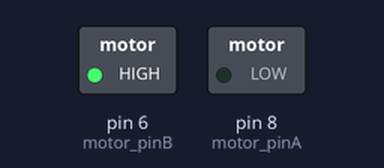
Simulated run of this sketch. Board: Arduino Uno, built with avr-gcc and run on an emulated ATmega328P. On the bench: switched loads named in the sketch (green lamp = pin HIGH). What the sketch prints to the serial monitor is not drawn.

Above: at 0.1 s.
Timing chart, 0 to 1.6 s (numbered marks = the images above):
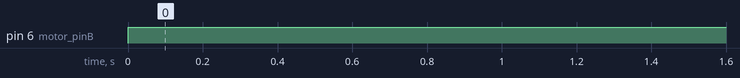

The sketch:

mada.ino
```cpp
#define motor_pinB 6
#define motor_pinA 8

//#define servo_pinB 5
//#define servo_pinA 7

//const int vibrationPin = 10;     // the number of the pushbutton pin

//int vibrationState = 0;

void setup() {
  Serial.begin(9600);
  //pinMode(vibrationPin, INPUT);

  pinMode(motor_pinB, OUTPUT);
  pinMode(motor_pinA, OUTPUT);
}

void loop() {

  //vibrationState = digitalRead(vibrationPin);
  //if (true || vibrationState == HIGH) {
    Serial.println("ONONONON");
    fullForward();
  //} else {
  //  stop();
  //}
}

//stop
void stop() {
  digitalWrite(motor_pinB, LOW);
  digitalWrite(motor_pinA, LOW);
  //delay(2000);
}

//full forward
void fullForward() {
  digitalWrite(motor_pinB, HIGH);
  analogWrite(motor_pinB,255);//0-255
  digitalWrite(motor_pinA, LOW);

}
```

Measured:
- by itself, pin 6 (motor_pinB): LOW → HIGH at 0.00 s
